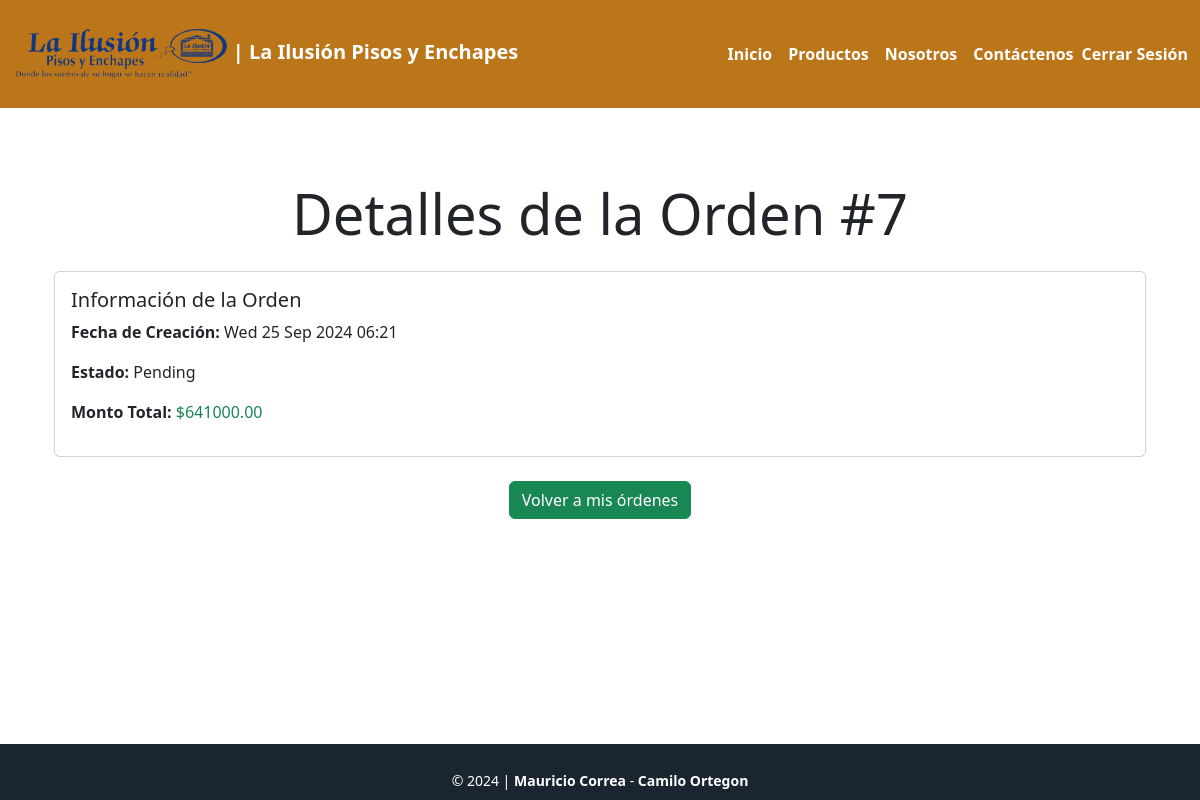
The app's page /order/7/ (signed in) with its own data.
### order/models.py (models this page shows, shortened)
class Orden(models.Model):
    STATUS_CHOICES = [
        ('PENDING', 'Pending'),
        ('PROCESSED', 'Processed'),
        ('SHIPPED', 'Shipped'),
        ('DELIVERED', 'Delivered'),
        ('CANCELLED', 'Cancelled'),
    ]
    orderNumber = models.AutoField(primary_key=True, unique=True)
    orderDate = models.DateTimeField(auto_now_add=True)
    totalAmount = models.DecimalField(max_digits=10, decimal_places=2, default=0)
    shoppingCart = models.ForeignKey(Carrito, on_delete=models.CASCADE)  # Un carrito puede tener múltiples órdenes
    status = models.CharField(max_length=10, choices=STATUS_CHOICES, default='PENDING')
    usuario = models.ForeignKey(settings.AUTH_USER_MODEL, on_delete=models.CASCADE, default=-1)

### order/views.py (the view)
# urls.py: path('<int:orden_id>/', VerOrdenView.as_view(), name='ver_orden'),
class VerOrdenView(LoginRequiredMixin,DetailView):
    login_url = 'login'  # Redirige a la página de login si no está autenticado
    model = Orden
    template_name = 'ver_orden.html'
    context_object_name = 'orden'
    def get_object(self):
        return get_object_or_404(Orden, pk=self.kwargs['orden_id'], usuario=self.request.user)

### order/templates/ver_orden.html (shortened to what this page needs)
{% extends 'base.html' %}
{% block content %}
<div class="container mt-5">
    <h1 class="display-4 text-center">Detalles de la Orden #{{ orden.orderNumber }}</h1>
    <div class="card mt-4">
        <div class="card-body">
            <h5 class="card-title">Información de la Orden</h5>
            <p><strong>Fecha de Creación:</strong> {{ orden.orderDate|date:"D d M Y H:i" }}</p>
            <p><strong>Estado:</strong> {{ orden.get_status_display }}</p>
            <p><strong>Monto Total:</strong> <span class="text-success">${{ orden.totalAmount }}</span></p>
        </div>
    </div>
    <div class="text-center mt-4">
        <a href="{% url 'mis_ordenes' %}" class="btn btn-success">Volver a mis órdenes</a>
    </div>
</div>
{% endblock %}

### companyinformation/static/app.css (style rules this page uses)
html, body { height: 100%; }
body { display: flex; flex-direction: column; }
.container { flex: 1; }

### records on screen
Orden: orderNumber "7", orderDate "Wed 25 Sep 2024 06:21", status "Pending", totalAmount "641000.00"
